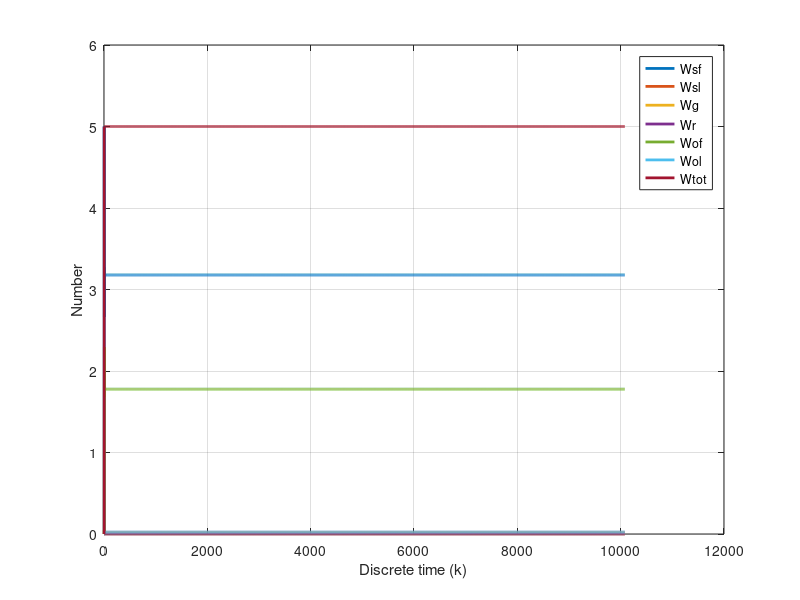
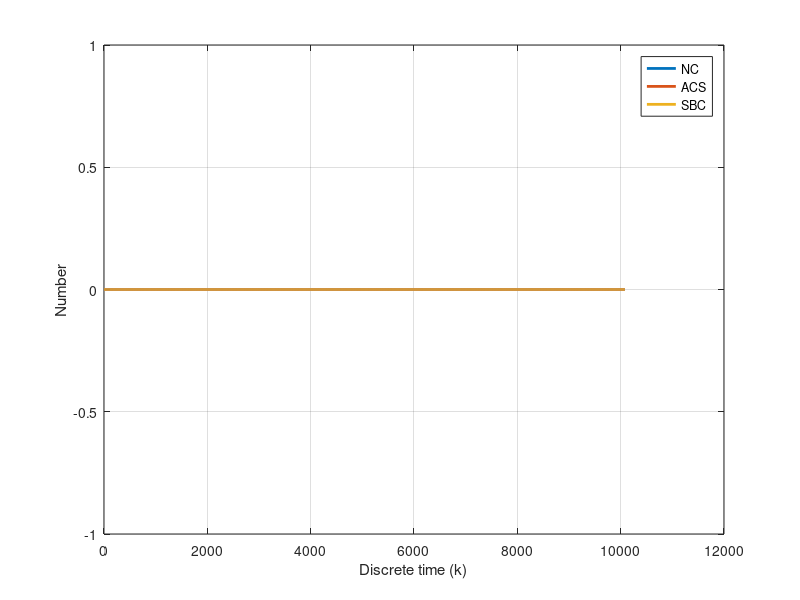

MATLAB code to generate these figures, in order:
%% Usual cleaning
clc
close all
clear all

% Initialize parameters
Nr = 5; % Total number of robots
Ns = 10; % Total number of seeds
Wsf0 = Nr; % Number of robots in search-free state
Wsl0 = 0; % Number of robots in search-loaded state
Wr0 = 0; % Number of robots in releasing state
Wg0 = 0; % Number of robots in gripping state
Wof0 = 0; % Number of robots in obstacle avoidance-free state
Wol0 = 0; % Number of robots in obstacle avoidance-floaded state
k_sim = 10080; % Total simulation time
vr = 0.08; %average robot speed, m/s
rs = 0.1; %detection radius of the distance sensor
ds = 2*rs; %detection distance of the sensor
da = 1; % edge of the arena
Aa = da^2; % Area of the arena, m^2
Ts = 1; % Sample time, s
Trg = 2; % Releasing and gripping delay, s
Toa = 3; % Obstacle avoidance delay, s
alpha_inc =@(n) (n>1)*60 + (n<2)*1; % Construction angle
alpha_dec =@(n) (n>1)*60 + (n<2)*1; % Destruction angle
Td_max = max(Trg,Toa)+1; % Simulation start
p_thr_sbc = 0.1; % Probability threshold for size of the biggest cluster
dr=0.07;
seed_diameter=0.037;
% Allocate variables
Wsf = zeros(k_sim,1);
Wsl = zeros(k_sim,1);
Wr = zeros(k_sim,1);
Wg = zeros(k_sim,1);
Wof = zeros(k_sim,1);
Wol = zeros(k_sim,1);
Ncn = zeros(k_sim,Ns+1,1); % Number of clusters of size n (max Ns)
NC = zeros(k_sim,1); % Number of clusters 
ACS = zeros(k_sim,1); % Average size of the clusters
SBC = zeros(k_sim,1); % Size of the biggest cluster
SC = zeros(k_sim,1); % Sanity check
p_1 = zeros(k_sim,1);
p_2 = zeros(k_sim,1);
p_3 = (vr*Ts/(da-2*rs)) + (Nr-1)*(2*rs+dr)*vr/Aa;
p_4 = p_3 + Ns*(2*rs+seed_diameter)*vr/Aa;


% Initialize variables
Wsf(Td_max) = Wsf0;
Wsl(Td_max) = Wsl0;
Wr(Td_max) = Wr0;
Wg(Td_max) = Wg0;
Wol(Td_max) = Wol0;
Wof(Td_max) = Wof0;
Ncn(1:Td_max,1) = Ns;
NC(Td_max) = 0;
ACS(Td_max) = 0;
SBC(Td_max) = 0;

% Perform the simulation


for k = Td_max:k_sim-1
    
    %--
    p_dec =@(k,n) Ts*(alpha_dec(n)/180).*(Ncn(k,n)*vr*ds/Aa) ;
    p_inc =@(k,n) Ts*(alpha_inc(n)/180).*(Ncn(k,n)*vr*ds/Aa) ;
    
    for n=2:Ns 
        Ncn(k+1,n) = Ncn(k,n) + Wsf(k-Trg)*(p_dec(k-Trg,n+1)*Ncn(k-Trg,n+1) - p_dec(k-Trg,n)*Ncn(k-Trg,n)) + ...
                     Wsl(k-Trg)*(p_inc(k-Trg,n-1)*Ncn(k-Trg,n-1) - p_inc(k-Trg,n)*Ncn(k-Trg,n));
                     
    end
    
    p_1(k) = dot(p_dec(k,(1:Ns+1)),Ncn(k,:,1));
    p_2(k) = dot(p_inc(k,(1:Ns+1)),Ncn(k,:,1));
    
    %---
    Wof(k+1) = Wof(k) + p_3*Wsf(k)    - p_3*Wsf(k-Toa);
    Wol(k+1) = Wol(k) + p_4*Wsl(k)    - p_4*Wsl(k-Toa);
    Wr(k+1)  = Wr(k)  + p_2(k)*Wsl(k) - p_2(k-Trg)*Wsl(k-Trg);
    Wg(k+1)  = Wg(k)  + p_1(k)*Wsf(k) - p_1(k-Trg)*Wsf(k-Trg);
    Wsl(k+1) = Wsl(k)*(1-p_2(k)-p_4) + p_1(k-Trg)*Wsf(k-Trg) + p_4*Wsl(k-Toa);
    Wsf(k+1) = Wsf(k)*(1-p_1(k)-p_3) + p_2(k-Trg)*Wsl(k-Trg) + p_3*Wsf(k-Toa); 
    
    
                    
end

%% Plot number of robots in each state
figure
plot(Wsf,'LineWidth',2)
hold on
grid on
plot(Wsl,'LineWidth',2)
hold on
plot(Wg,'LineWidth',2)
hold on
plot(Wr,'LineWidth',2)
hold on
plot(Wof,'LineWidth',2)
hold on
plot(Wol,'LineWidth',2)
hold on
plot(Wsf + Wsl + Wg + Wr + Wof + Wol, 'LineWidth',2);
legend('Wsf','Wsl','Wg','Wr','Wof','Wol','Wtot');
xlabel('Discrete time (k)');
ylabel('Number');

% Plot metrics
figure
plot(NC,'LineWidth',2)
hold on
grid on
plot(ACS,'LineWidth',2)
hold on
plot(SBC,'LineWidth',2)
legend('NC','ACS','SBC');
xlabel('Discrete time (k)');
ylabel('Number');
